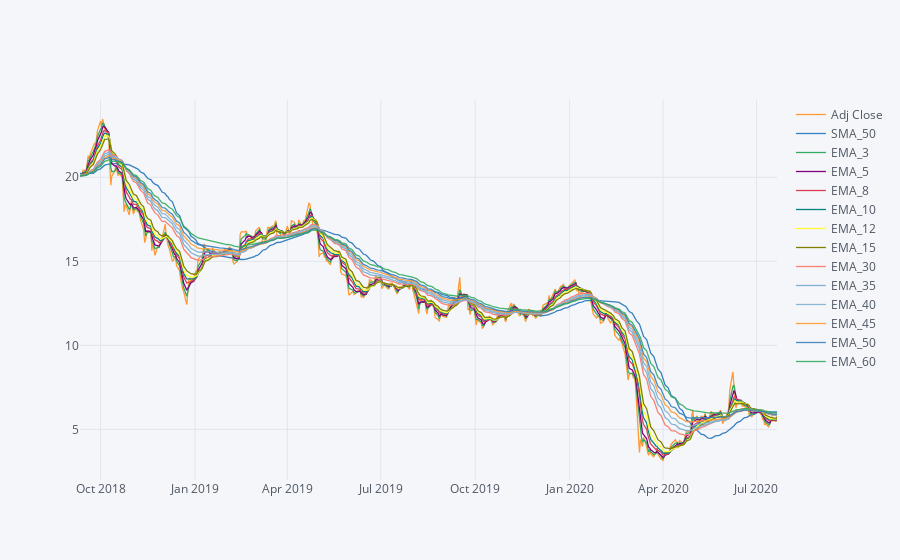

The cell this chart's notebook holds for it:
### Code cell
plt.figure(figsize=(4,8))
df_avgs.iplot()

### Figure 1 — Plotly figure (JSON) as saved in the notebook; plotly's stock layout.template omitted (floating-point values rounded to 4 significant figures; data arrays with more than 128 entries replaced by an {"elided": "..."} marker saying what was removed)
{"data": [{"line": {"color": "rgba(255, 153, 51, 1.0)", "dash": "solid", "shape": "linear", "width": 1.3}, "mode": "lines", "name": "Adj Close", "text": "", "type": "scatter", "x": {"elided": "468 str values"}, "y": {"elided": "468 float values"}}, {"line": {"color": "rgba(55, 128, 191, 1.0)", "dash": "solid", "shape": "linear", "width": 1.3}, "mode": "lines", "name": "SMA_50", "text": "", "type": "scatter", "x": {"elided": "468 str values"}, "y": {"elided": "468 float values"}}, {"line": {"color": "rgba(50, 171, 96, 1.0)", "dash": "solid", "shape": "linear", "width": 1.3}, "mode": "lines", "name": "EMA_3", "text": "", "type": "scatter", "x": {"elided": "468 str values"}, "y": {"elided": "468 float values"}}, {"line": {"color": "rgba(128, 0, 128, 1.0)", "dash": "solid", "shape": "linear", "width": 1.3}, "mode": "lines", "name": "EMA_5", "text": "", "type": "scatter", "x": {"elided": "468 str values"}, "y": {"elided": "468 float values"}}, {"line": {"color": "rgba(219, 64, 82, 1.0)", "dash": "solid", "shape": "linear", "width": 1.3}, "mode": "lines", "name": "EMA_8", "text": "", "type": "scatter", "x": {"elided": "468 str values"}, "y": {"elided": "468 float values"}}, {"line": {"color": "rgba(0, 128, 128, 1.0)", "dash": "solid", "shape": "linear", "width": 1.3}, "mode": "lines", "name": "EMA_10", "text": "", "type": "scatter", "x": {"elided": "468 str values"}, "y": {"elided": "468 float values"}}, {"line": {"color": "rgba(255, 255, 51, 1.0)", "dash": "solid", "shape": "linear", "width": 1.3}, "mode": "lines", "name": "EMA_12", "text": "", "type": "scatter", "x": {"elided": "468 str values"}, "y": {"elided": "468 float values"}}, {"line": {"color": "rgba(128, 128, 0, 1.0)", "dash": "solid", "shape": "linear", "width": 1.3}, "mode": "lines", "name": "EMA_15", "text": "", "type": "scatter", "x": {"elided": "468 str values"}, "y": {"elided": "468 float values"}}, {"line": {"color": "rgba(251, 128, 114, 1.0)", "dash": "solid", "shape": "linear", "width": 1.3}, "mode": "lines", "name": "EMA_30", "text": "", "type": "scatter", "x": {"elided": "468 str values"}, "y": {"elided": "468 float values"}}, {"line": {"color": "rgba(128, 177, 211, 1.0)", "dash": "solid", "shape": "linear", "width": 1.3}, "mode": "lines", "name": "EMA_35", "text": "", "type": "scatter", "x": {"elided": "468 str values"}, "y": {"elided": "468 float values"}}, {"line": {"color": "rgba(128, 177, 211, 0.8999999999999999)", "dash": "solid", "shape": "linear", "width": 1.3}, "mode": "lines", "name": "EMA_40", "text": "", "type": "scatter", "x": {"elided": "468 str values"}, "y": {"elided": "468 float values"}}, {"line": {"color": "rgba(255, 153, 51, 0.8999999999999999)", "dash": "solid", "shape": "linear", "width": 1.3}, "mode": "lines", "name": "EMA_45", "text": "", "type": "scatter", "x": {"elided": "468 str values"}, "y": {"elided": "468 float values"}}, {"line": {"color": "rgba(55, 128, 191, 0.8999999999999999)", "dash": "solid", "shape": "linear", "width": 1.3}, "mode": "lines", "name": "EMA_50", "text": "", "type": "scatter", "x": {"elided": "468 str values"}, "y": {"elided": "468 float values"}}, {"line": {"color": "rgba(50, 171, 96, 0.8999999999999999)", "dash": "solid", "shape": "linear", "width": 1.3}, "mode": "lines", "name": "EMA_60", "text": "", "type": "scatter", "x": {"elided": "468 str values"}, "y": {"elided": "468 float values"}}], "layout": {"legend": {"bgcolor": "#F5F6F9", "font": {"color": "#4D5663"}}, "paper_bgcolor": "#F5F6F9", "plot_bgcolor": "#F5F6F9", "title": {"font": {"color": "#4D5663"}}, "xaxis": {"gridcolor": "#E1E5ED", "showgrid": true, "tickfont": {"color": "#4D5663"}, "title": {"font": {"color": "#4D5663"}, "text": ""}, "zerolinecolor": "#E1E5ED"}, "yaxis": {"gridcolor": "#E1E5ED", "showgrid": true, "tickfont": {"color": "#4D5663"}, "title": {"font": {"color": "#4D5663"}, "text": ""}, "zerolinecolor": "#E1E5ED"}}}
